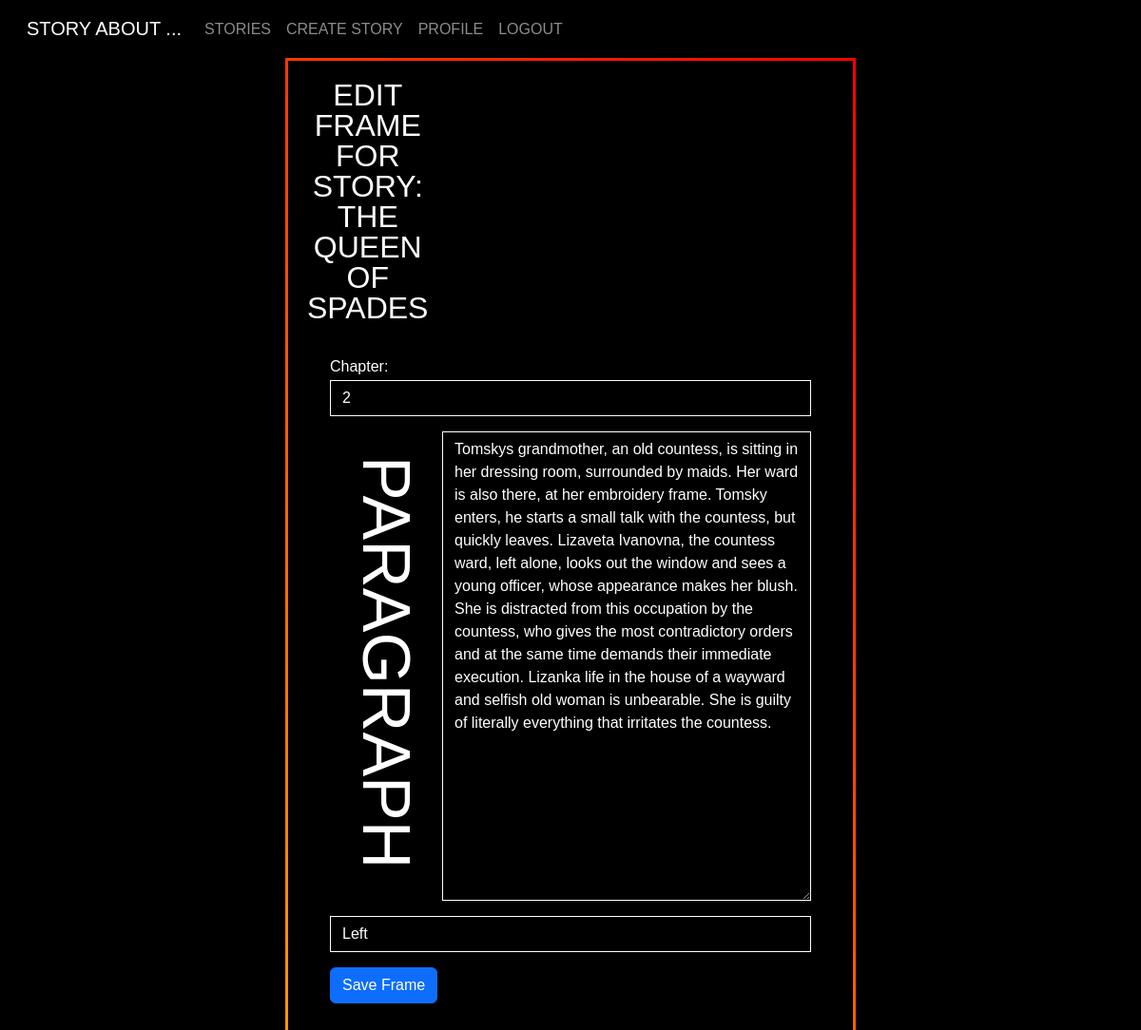
Page /story/edit_frame/8/19/ (signed in) on the committed database.
### story/models.py (models this page shows, shortened)
class Story(models.Model):
    title = models.CharField('Title', max_length=50)
    author = models.CharField('Author', max_length=50)
    background_image = models.ImageField('Background Image', upload_to='backgrounds/', blank=False, null=True)

class StoryFrame(models.Model):
    story = models.ForeignKey(Story, on_delete=models.CASCADE, related_name='frames')
    chapter = models.IntegerField(null=True, blank=True)
    image = models.ImageField(upload_to='slides/', blank=True, null=True)
    paragraph = models.TextField(blank=True, null=True)
    position = models.CharField('Position', max_length=50, blank=True, null=True)  # Ensure position field exists

### story/views.py (the view)
# urls.py: path('edit_frame/<int:story_id>/<int:frame_id>/', views.edit_frame, name='edit_frame'),
@login_required
@user_passes_test(admin_required)
def edit_frame(request, story_id, frame_id):
    story = get_object_or_404(Story, id=story_id)
    frame = get_object_or_404(StoryFrame, id=frame_id, story=story)
    if request.method == 'POST':
        form = StoryFrameForm(request.POST, request.FILES, instance=frame)
        if form.is_valid():
            form.save()
            return redirect('story:story_details', story_id=story.id)
    else:
        form = StoryFrameForm(instance=frame)
    return render(request, 'story/edit_frame.html', {'form': form, 'story': story})

### story/forms.py (shortened to what this page needs)
class StoryFrameForm(forms.ModelForm):
    class Meta:
        model = StoryFrame
        fields = ['chapter', 'paragraph', 'image', 'position']
        widgets = {
            "chapter": NumberInput(attrs={
                'class': 'form-control',
            }),
            "image": ClearableFileInput(attrs={
                'class': 'form-control',
            }),
            "paragraph": Textarea(attrs={
                'class': 'form-control',
                'rows': 20,
            }),
            "position": TextInput(attrs={
                'class': 'form-control',
            }),
        }
    POSITION_CHOICES = [
        ('left', 'Left'),
        ('center', 'Center'),
        ('right', 'Right'),
    ]
    position = forms.ChoiceField(choices=POSITION_CHOICES, widget=forms.Select(attrs={
        'class': 'form-control',
        'placeholder': 'Position',
    }))

### story/views.py (called while the page is built)
def admin_required(user):
    return user.is_staff or user.is_superuser

### story/templates/story/edit_frame.html (shortened to what this page needs)
{% extends 'story/layout.html' %}
{% block content %}
  <div class="stories d-flex justify-content-center">
    <div class="w-50">
      <div class="div__form">
        <h2 class="text-center">Edit Frame for Story: {{ story.title }}</h2>
        <form method="POST" enctype="multipart/form-data" class="p-4">
          <div class="form-group mb-3">
            <label for="id_chapter">Chapter:</label>
            {{ form.chapter }}
          </div>
          {% if form.paragraph.value %}
            <div id="frame__paragraph" class="my-3">
              <div class="d-flex">
                <h1 class="vertical__title mx-4">Paragraph</h1>
                {{ form.paragraph }}
              </div>
            </div>
          {% else %}
            <div id="frame__image" class="my-3">
              <h2 class="draft__title">Image</h2>
              <input type="file" name="{{ form.image.name }}" />
            </div>
          {% endif %}
          <div class="my-3">{{ form.position }}</div>
          <button type="submit" class="btn btn-primary">Save Frame</button>
        </form>
      </div>
    </div>
  </div>
{% endblock %}

### story/static/story/css/main.css (style rules this page uses)
* { margin: 0; padding: 0; box-sizing: border-box; }
:root { --index: calc(1vw + 1vh); --gutter: 30px; --side-small: 26; --side-big: 36; --depth: 4000px; --transition: .75s cubic-bezier(.075, .5, 0, 1) }
body { scrollbar-width: none; }
body { background-color: #000; color: #fff; font-size: calc(var(--index) * .8); font-family: raleway_c, sans-serif; line-height: 1.75; font-weight: 300; }
.div__form { width: 100%; background-color: rgba(0, 0, 0, 0.5); border: 3px solid; border-image: linear-gradient(45deg, #ff9a00, #ff0000) 1; padding: 20px; border-radius: 20px; }
.form-control { color: #fff; background-color: #000; border: 1px solid #fff; border-radius: 0; }
.vertical__title { writing-mode: vertical-lr; font-size: calc(var(--index) * 3.5); text-align: center; }
h1, h2, h3, h4 { font-weight: 100; text-transform: uppercase; width: min-content; line-height: 1; }

### rows in the picture
Story: title "THE QUEEN OF SPADES"
StoryFrame: chapter "2", paragraph "Tomskys grandmother, an old countess, is sitting in her dressing room, surrounded by maids. Her ward is also there, at her embroidery frame. Tomsky enters, he starts a small talk with the countess, but quickly leaves. Lizaveta Ivanovna, the countess ward, left alone, looks out the window and sees a young officer, whose appearance makes her blush. She is distracted from this occupation by the countess, who gives the most contradictory orders and at the same time demands their immediate execution. Lizanka life in the house of a wayward and selfish old woman is unbearable. She is guilty of literally everything that irritates the countess.", position "Left"
